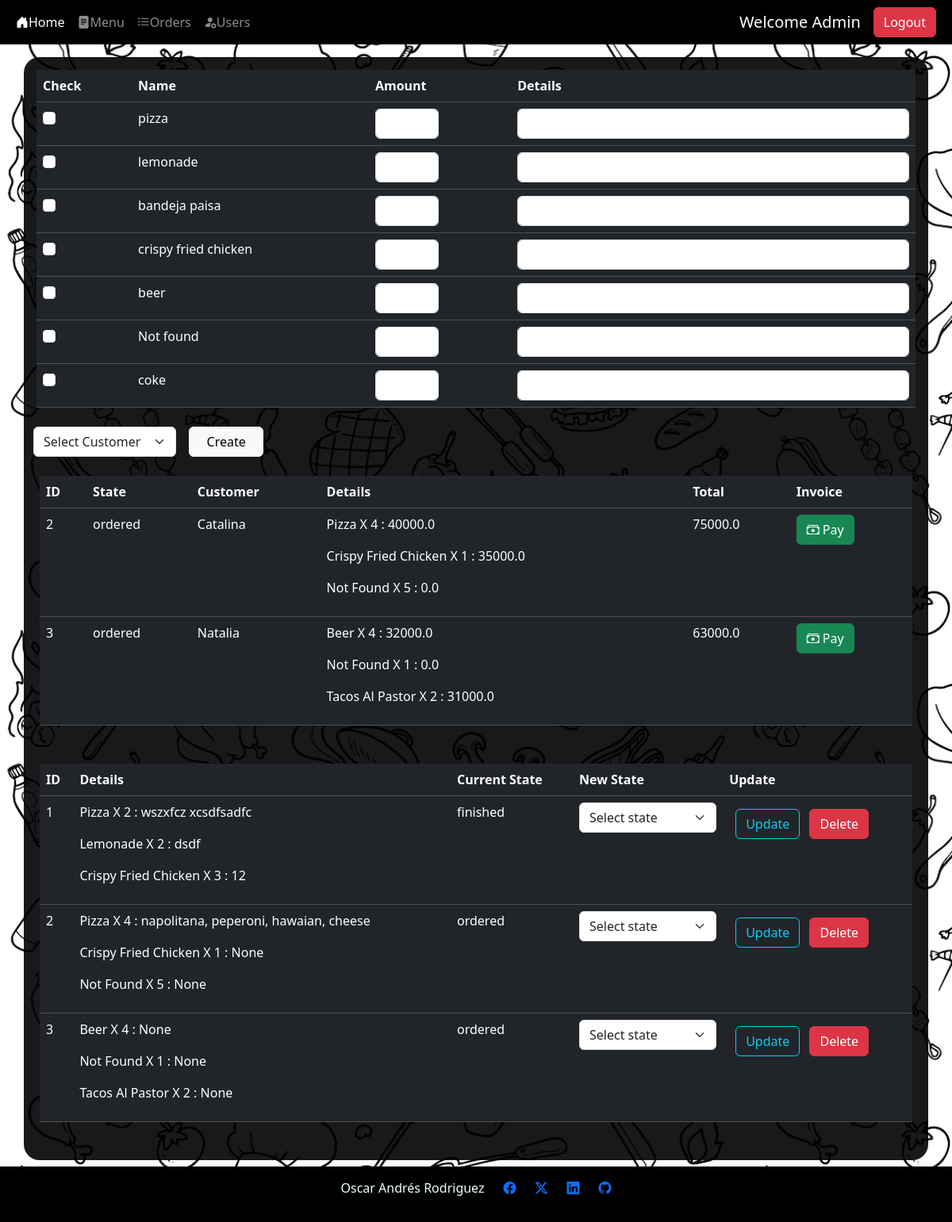
Screenshot of /orders/ (signed in) with the database file from the repository.
### src/db/db_models.py (models this page shows)
class Users(Base):
    __tablename__ = "users"
    id = Column(Integer,primary_key=True, index=True)
    name = Column(String)
    last_name = Column(String)
    email = Column(String, unique=True, index=True, nullable=False)
    password = Column(String, nullable=False)
    rol_id = Column(Integer, ForeignKey('roles.id'), nullable=True)

class Food(Base):
    __tablename__ = "food"
    id = Column(Integer,primary_key=True, index=True)
    name = Column(String, nullable=False)
    origin = Column(String)
    ingredients = Column(String, nullable=False)
    meal_id = Column(Integer,ForeignKey('meal.id'), nullable=False)
    price = Column(Integer, nullable=False)
    image_url = Column(String, nullable=True)
    type_id = Column(Integer, ForeignKey("types.id"), nullable=False)

class Types(Base):
    __tablename__ = "types"
    id = Column(Integer,primary_key=True, index=True)
    name = Column(String, nullable=False)

class States(Base):
    __tablename__ = "states"
    id = Column(Integer,primary_key=True, index=True)
    name = Column(String, nullable=False)

class OrderDetail(Base):
    __tablename__ = 'orderdetail'
    id = Column(Integer,primary_key=True)
    order_id = Column(Integer, ForeignKey('orders.id'), nullable=False, index=True)
    food_id = Column(Integer,ForeignKey('food.id'), nullable=True)
    user_id = Column(Integer,ForeignKey('users.id'), nullable=False)
    detail = Column(String)
    food_quantity = Column(Integer, nullable=True)

### src/routes/orders.py (the view)
@router.get('/')
def get_orders(request: Request,db: Session = Depends(get_db)):
    print("loading orders page")
    user, body = get_current_user(request=request, db=db)
    if user is None:
            return RedirectResponse(url="/home",status_code=status.HTTP_307_TEMPORARY_REDIRECT)
    menu, types, food= menu_actions.get_menu_details(db=db)
    customers = db.query(Users).filter(Users.rol_id == 4).all()
    body["customers"] = customers
    body["menu"] = menu
    body['orders'] = order_actions.get_order_details(db)
    return templates.TemplateResponse("orders.html", body)

### templates/orders.html (shortened to what this page needs)
{% extends "layout.html" %}
{% block content %}
<div class="container menu-container mt-3 p-3 ">
    {% if rol in [1,3] %}
    <form action="/orders/add_order"  method="post">
        <table class="table table-dark table-hover p-1">
            <thead>
                <tr>
                    <th>Check</th>
                    <th>Name</th>
                    <th>Amount</th>
                    <th>Details</th>
                </tr>
            </thead>
            <tbody>
                {% for item in menu %}
                <tr>
                    <td>
                        <input class="form-check-input" type="checkbox" value="{{item.food_id}}" id="food_id" name="food_id_{{item.food_id}}">
                    </td>
                    <td>
                        <label class="form-check-label" for="{{item.id}}"> {{item.name}} </label>
                    </td>
                    <td >
                        <input class="form-control" type="number" min="0" id="food_quantity" name="food_quantity_{{item.food_id}}" style="width: 80px;">
                    </td>
                    <td>
                        <input type="text" class="form-control" id="detail" name="detail_{{item.food_id}}" >
                    </td>
                </tr>
                {% endfor %}
            </tbody>
        </table>
        <div class="row">
            <select class="form-select m-2" aria-label="select customer" style="max-width: 180px;" name="customer_id">
                <option selected>Select Customer</option>
              </select>
            <button type="submit" class="btn btn-light col-1 m-2">Create</button>
        </div>
    </form>
    <div class="row p-3">
        <table class="table table-dark table-hover p-1">
            <thead>
                <tr>
                    <th>ID</th>
                    <th>State</th>
                    <th>Customer</th>
                    <th>Details</th>
                    <th>Total</th>
                    <th>Invoice</th>
                </tr>
            </thead>
            <tbody>
                {% for order in orders %}
                {% if order.state != 'finished' %}
                <tr>
                    <td> {{order.id}} </td>
                    <td> {{order.state}} </td>
                    <td> {{order.user_name | title}} </td>
                    <td>
                        {% for order_id, order_detail in order.details.items() %}
                        <p>{{ order_detail.food_name | title}} X {{ order_detail.food_quantity }} : {{ order_detail.price }}</p>
                        {% endfor %}
                    </td>
                    <td> {{order.total}} </td>
                    <td>
                        <a class="btn btn-success" href="/invoice/create_invoice/{{order.id}}"><i class="bi bi-cash-stack"></i> Pay</a>
                    </td>
                </tr>
                {% endif %}
                {% endfor %}
            </tbody>
        </table>
    </div>
    {% endif %}
    {% if rol in [1,2] %}
    <div class="row p-3">
        <table class="table table-dark table-hover p-1">
            <thead>
                <tr>
                    <th>ID</th>
                    <th>Details</th>
                    <th>Current State </th>
                    <th>New State</th>
                    <th>Update</th>
                </tr>
            </thead>
            <tbody>
                {% for order in orders %}
                <tr>
                    <td><input type="number" value="{{order.id}}" id="order_{{order.id}}" name="order_id" style="display: none;">
                        <label class="form-check-label" for="order_{{order.id}}"> {{order.id}} </label>
                    </td>
                    <td>
                        {% for order_id, order_detail in order.details.items() %}
                        <p>{{ order_detail.food_name | title}} X {{ order_detail.food_quantity }} : {{ order_detail.detail }}</p>
                        {% endfor %}
                    </td>
                    <td>
                        {{order.state}}
                    </td>
                    <td>
                        <select class="form-select" name="state_id">
                            <option selected>Select state</option>
                          </select>
                    </td>
                    <td>
                        <button type="submit" class="btn btn-outline-info m-2">Update</button>
                        <a href="/orders/delete_order/{{order.id}}" class="btn btn-danger">Delete</a>
                    </td>
                </tr>
                {% endfor %}
            </tbody>
        </table>
    </div>
    {% endif %}
</div>
{% endblock %}

### templates/nav-bar.html (shortened to what this page needs)
<nav class="navbar navbar-expand-lg navbar-dark bg-black ">
    <div class="container-fluid">
      <div class="collapse navbar-collapse" id="navbarSupportedContent">
        <ul class="navbar-nav me-auto mb-2 mb-lg-0">
          <li class="nav-item">
            <a class="nav-link active" aria-current="page" href="/home"> <i class="bi-house-door-fill"></i>Home</a>
          </li>
        {% if session %}
          <li class="nav-item">
            <a class="nav-link" href="/menu"> <i class="bi-file-text-fill"></i>Menu</a>
          </li>
          {% if rol != 4%}
          <li class="nav-item">
            <a class="nav-link" href="/orders"> <i class="bi-list-check"></i>Orders</a>
          </li>
          {% endif %}
        {% endif %}
        {% if rol == 1%}
          <li class="nav-item">
            <a class="nav-link" href="/users/users"> <i class="bi-person-fill-gear"></i>Users</a>
          </li>
        {% endif %}
      </ul>
      {% if USERNAME  %}
      <a class="navbar-brand">Welcome {{ USERNAME | title }}</a>
      {% endif %}
        {% if session == True %}
        <form class="d-flex" role="logout" method="post" action="/logout">
          <button class="btn btn-danger me-2" href="/logout" type="submit">Logout</button>
        </form>
          {% else %}
          <a class="btn btn-success me-2" href="/login">Login</a>
          <a class="btn btn-info me-2" href="/register">Register</a>
          {% endif %}
      </div>
    </div>
  </nav>

### static/styles.css (style rules this page uses)
body { background-image: url("/static/food.png"); }
.menu-container { background: rgba(0,0,0,.9); color: azure; border-radius: 20px; }

### rows the page displays
Users: name "Admin"
Food: name "pizza", food_name "Pizza", food_name "Pizza" "Pizza"
Food: name "lemonade", food_name "Lemonade"
Food: name "bandeja paisa"
Food: name "crispy fried chicken", food_name "Crispy Fried Chicken", food_name "Crispy Fried Chicken" "Crispy Fried Chicken"
Food: name "beer", food_name "Beer", food_name "Beer"
Types: name "Not found"
Food: name "coke"
States: state "ordered" "ordered", state "ordered" "ordered"
Users: user_name "Catalina"
Users: user_name "Natalia"
Food: food_name "Tacos Al Pastor", food_name "Tacos Al Pastor"
OrderDetail: detail "wszxfcz xcsdfsadfc"
OrderDetail: detail "dsdf"
OrderDetail: detail "12"
States: state "finished"
OrderDetail: detail "napolitana, peperoni, hawaian, cheese"

### other values shown
{{ order.id }} "2" "3"
{{ order_detail.food_quantity }} "4" "1" "5" "4" "1" "2"
{{ order_detail.price }} "40000.0" "35000.0" "0.0" "32000.0" "0.0" "31000.0"
{{ order_detail.food_name | title }} "Not Found" "Not Found"
{{ order.total }} "75000.0" "63000.0"
{{ order.id }} "1" "2" "3"
{{ order_detail.food_quantity }} "2" "2" "3" "4" "1" "5" "4" "1" "2"
{{ order_detail.detail }} "None" "None" "None" "None" "None"
